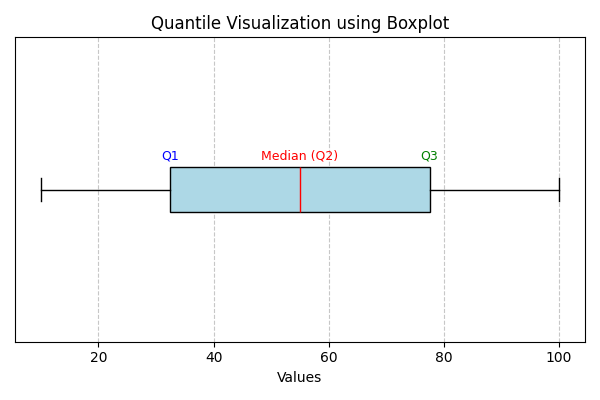

This chart was generated by the following Python code:
import matplotlib.pyplot as plt
import numpy as np
data = [10, 20, 30, 40, 50, 60, 70, 80, 90, 100]
q1 = np.quantile(data, 0.25)
q2 = np.quantile(data, 0.50) 
q3 = np.quantile(data, 0.75)
plt.figure(figsize=(6, 4))
plt.boxplot(data, vert=False, patch_artist=True,
            boxprops=dict(facecolor='lightblue', color='black'),
            medianprops=dict(color='red'),
            whiskerprops=dict(color='black'),
            capprops=dict(color='black'))
plt.text(q1, 1.1, 'Q1', ha='center', fontsize=9, color='blue')
plt.text(q2, 1.1, 'Median (Q2)', ha='center', fontsize=9, color='red')
plt.text(q3, 1.1, 'Q3', ha='center', fontsize=9, color='green')
plt.title("Quantile Visualization using Boxplot")
plt.xlabel("Values")
plt.yticks([])
plt.grid(True, axis='x', linestyle='--', alpha=0.7)
plt.tight_layout()
plt.show()
